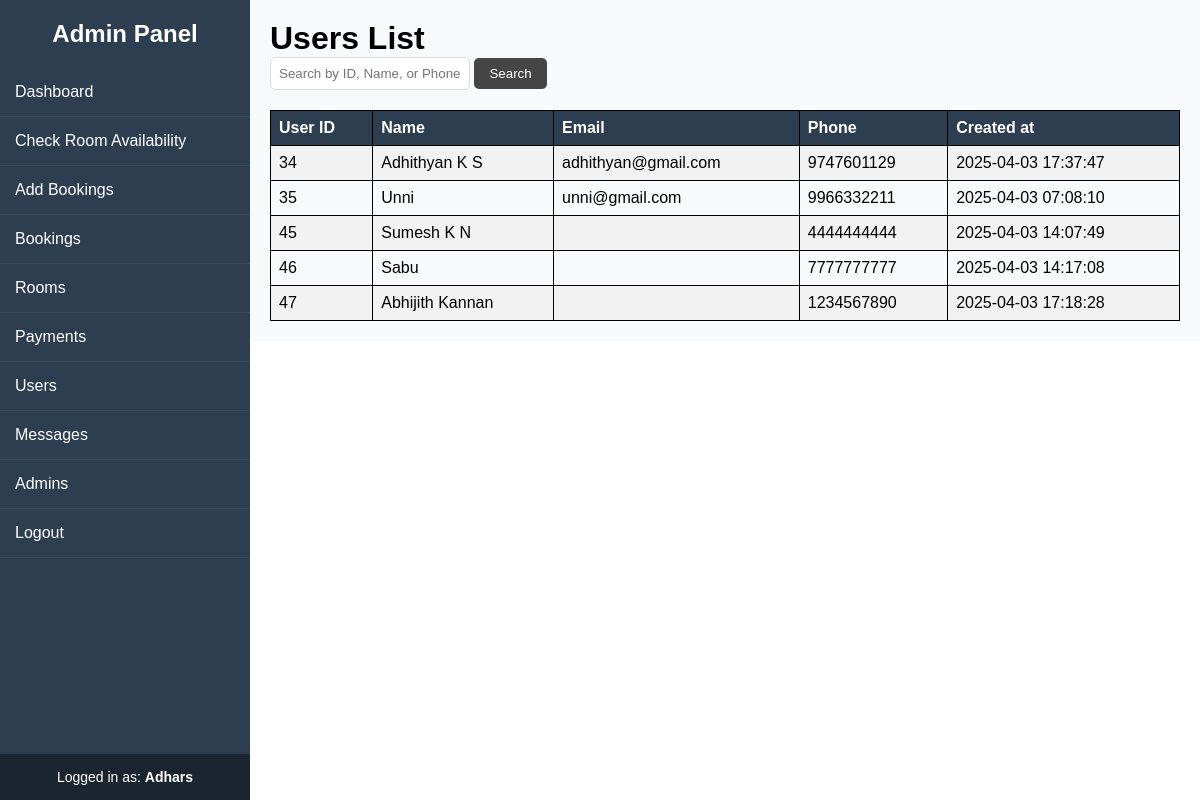
Page /admin/users.php (signed in) on the committed database.
### tables this page shows
CREATE TABLE `users` (
  `user_id` int(11) NOT NULL,
  `name` varchar(50) NOT NULL,
  `email` varchar(50) DEFAULT NULL,
  `password` varchar(25) NOT NULL,
  `phone` varchar(10) NOT NULL,
  `created_at` timestamp NOT NULL DEFAULT current_timestamp() ON UPDATE current_timestamp()
);

### admin/users.php (the view, shortened to what this page needs)
<?php include '../includes/config.php'; ?>
<!DOCTYPE html>
<html lang="en">
<head>
    <link rel="stylesheet" href="../css/sidebar.css">
    <link rel="stylesheet" href="../css/table.css">
</head>
<body>
    <?php include 'inc/sidebar.php'; ?>
    <div class="content">
        <h1>Users List</h1>
        <?php
        $search = isset($_GET['search']) ? trim($_GET['search']) : '';
        $query = "SELECT * FROM users";
        $result = $conn->query($query);
        ?>
        <form method="GET">
            <input type="text" name="search" placeholder="Search by ID, Name, or Phone" value="<?= htmlspecialchars($search) ?>">
            <button type="submit">Search</button>
        </form>
        <?php
        echo "<table><tr><th>User ID</th><th>Name</th><th>Email</th><th>Phone</th><th>Created at</th></tr>";
        while ($row = mysqli_fetch_assoc($result)) {
            echo "<tr><td>" . $row['user_id'] . "</td>";
            echo "<td>" . $row['name'] . "</td>";
            echo "<td> " . $row['email'] . "</td>";
            echo "<td>" . $row['phone'] . "</td>";
            echo "<td>" . $row['created_at'] . "</td></tr>";
        }
        echo "</table>";
        ?>
    </div>
</body>
</html>

### css/sidebar.css (style rules this page uses)
* { margin: 0; padding: 0; box-sizing: border-box; font-family: Arial, sans-serif; }
body { display: flex; }
.content { margin-left: 250px; padding: 20px; width: 100%; }

### css/table.css (style rules this page uses)
table { width: 100%; border-collapse: collapse; margin-top: 20px; }
table, th, td { border: 1px solid black; padding: 8px; text-align: left; }
th { background-color: #2c3e50; color: white; }
tr:nth-child(even) { background-color: #f2f2f2; }
.content { padding: 20px; background: #f8f9fa; }
input { padding: 8px; border: 1px solid #ddd; border-radius: 5px; width: 200px; }
form button { background:rgb(69, 69, 69); color: white; border: none; padding: 8px 15px; cursor: pointer; border-radius: 5px; transition: background 0.3s; }

### rows in the picture
users: user_id "34", name "Adhithyan K S", email "adhithyan@gmail.com", phone "9747601129", created_at "2025-04-03 17:37:47"
users: user_id "35", name "Unni", email "unni@gmail.com", phone "9966332211", created_at "2025-04-03 07:08:10"
users: user_id "45", name "Sumesh K N", phone "4444444444", created_at "2025-04-03 14:07:49"
users: user_id "46", name "Sabu", phone "7777777777", created_at "2025-04-03 14:17:08"
users: user_id "47", name "Abhijith Kannan", phone "1234567890", created_at "2025-04-03 17:18:28"

### other values in the picture
$_SESSION['admin_name'] "Adhars"
